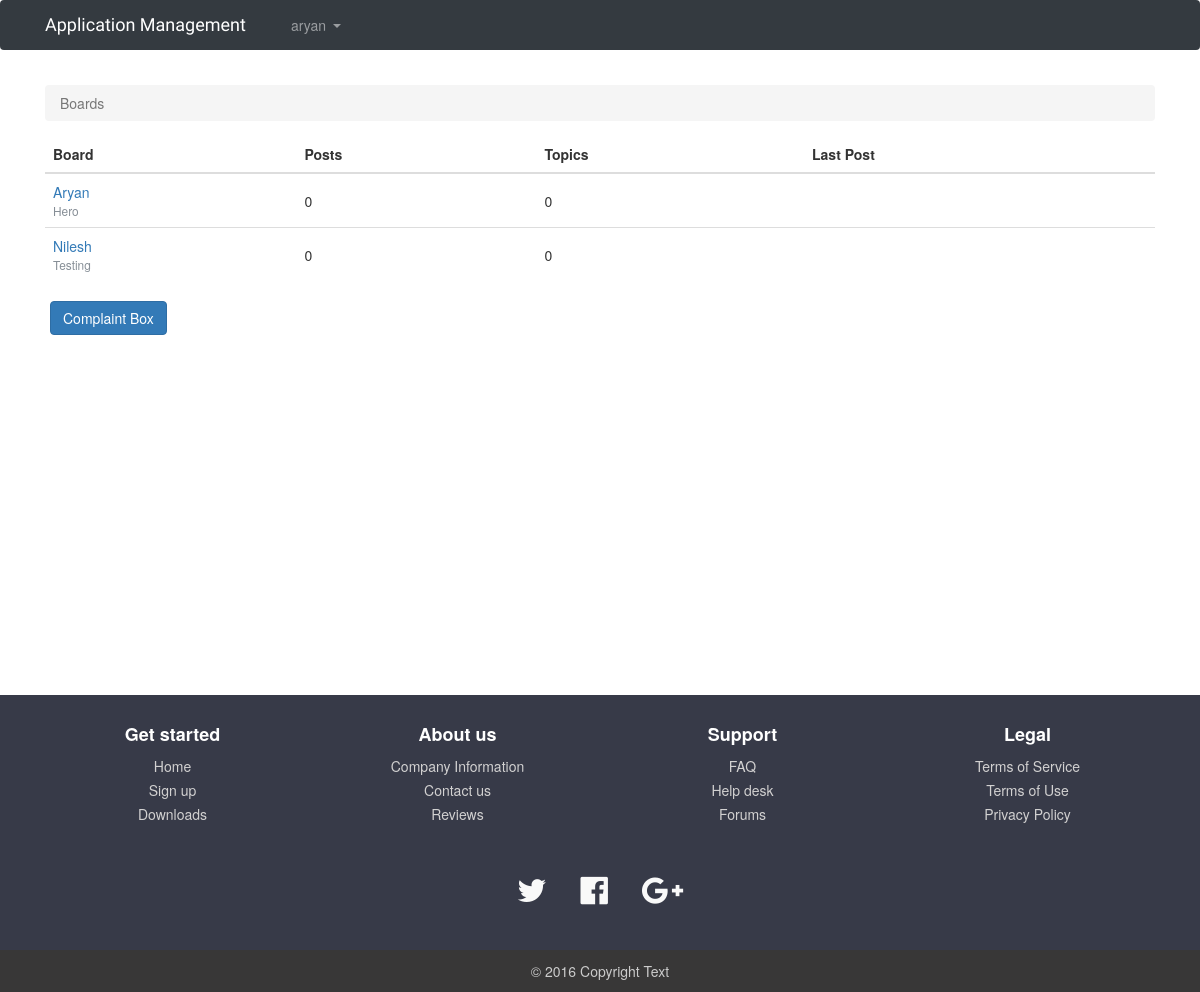
The app's page / (signed in) with its own data.
### boards/models.py (models this page shows, shortened)
class Board(models.Model):
    name = models.CharField(max_length=30, unique=True)
    description = models.CharField(max_length=100)

### boards/views.py (the view)
# urls.py: 2. Add a URL to urlpatterns:  path('', views.home, name='home')
def home(request):
    boards = Board.objects.all()
    return render(request, 'home.html', {'boards': boards})

### boards/templates/home.html
{% extends 'base.html' %}
{% block breadcrumb %}
  <li class="breadcrumb-item active">Boards</li>
{% endblock %}
   {% block complaint %}
       <a href="{% url 'addComplaint' %}" class="btn btn-primary ml-2">Complaint Box</a>
            {% endblock %}
{% block content %}
  <table class="table">
    <thead class="thead-inverse">
      <tr>
        <th>Board</th>
        <th>Posts</th>
        <th>Topics</th>
        <th>Last Post</th>
      </tr>
    </thead>
    <tbody>
      {% for board in boards %}
        <tr>
          <td>
            <a href="{% url 'board_topics' board.pk %}">{{ board.name }}</a>
            <small class="text-muted d-block">{{ board.description }}</small>
          </td>
          <td class="align-middle">0</td>
          <td class="align-middle">0</td>
          <td></td>
        </tr>
      {% endfor %}
    </tbody>
  </table>
{% endblock %}

### boards/templates/base.html (shortened to what this page needs)
{% load static %}<!DOCTYPE html>
<html>
  <head>
    <link rel="stylesheet" href="{% static 'css/bootstrap.min.css' %}">
    <link rel="stylesheet" href="{% static 'css/Footer-with-social-icons.css' %}">
    <link rel="stylesheet" href="http://cdnjs.cloudflare.com/ajax/libs/font-awesome/4.6.3/css/font-awesome.min.css">
    <link rel="stylesheet" href="http://maxcdn.bootstrapcdn.com/bootstrap/3.3.7/css/bootstrap.min.css">
    <link rel="stylesheet" href="{% static 'css/app.css' %}">
  </head>
  <body>
    {% block body %}
  <nav class="navbar navbar-expand-sm navbar-dark bg-dark">
  <div class="container">
    <a class="navbar-brand" href="{% url 'home' %}">Application Management</a>
    <div class="collapse navbar-collapse" id="mainMenu">
      {% if user.is_authenticated %}
        <ul class="navbar-nav ml-auto">
          <li class="nav-item dropdown">
            <a class="nav-link dropdown-toggle" href="#" id="userMenu" data-toggle="dropdown" aria-haspopup="true" aria-expanded="false">
              {{ user.username }}
            </a>
          </li>
        </ul>
      {% else %}
        <form class="form-inline ml-auto">
          <a href="{% url 'login' %}" class="btn btn-outline-secondary">Log in</a>
          <a href="{% url 'signup' %}" class="btn btn-primary ml-2">Sign up</a>
        </form>
      {% endif %}
    </div>
  </div>
</nav>
{% if user.is_authenticated %}
<div class="container">
            <ol class="breadcrumb my-4">
              {% block breadcrumb %}
              {% endblock %}
            </ol>
            {% block content %}
            {% endblock %}
            {% block complaint %}
            {% endblock %}
          </div>
        {% endif %}
        <br/>
        <br/>
        <br/>
        <br/>
        <br/>
        <br/>
        <br/>
        <br/>
        <br/>
        <br/>
        <br/>
        <br/>
        <br/>
        <br/>
        <br/>
        <br/>
        <br/>
        <br/>
        <footer id="myFooter">
        <div class="container">
            <div class="row">
                <div class="col-sm-3 myCols">
                    <h5>Get started</h5>
                    <ul>
                        <li><a href="#">Home</a></li>
                        <li><a href="#">Sign up</a></li>
                        <li><a href="#">Downloads</a></li>
                    </ul>
                </div>
                <div class="col-sm-3 myCols">
                    <h5>About us</h5>
                    <ul>
                        <li><a href="#">Company Information</a></li>
                        <li><a href="#">Contact us</a></li>
                        <li><a href="#">Reviews</a></li>
                    </ul>
                </div>
                <div class="col-sm-3 myCols">
                    <h5>Support</h5>
                    <ul>
                        <li><a href="#">FAQ</a></li>
                        <li><a href="#">Help desk</a></li>
                        <li><a href="#">Forums</a></li>
                    </ul>
                </div>
                <div class="col-sm-3 myCols">
                    <h5>Legal</h5>
                    <ul>
                        <li><a href="#">Terms of Service</a></li>
                        <li><a href="#">Terms of Use</a></li>
                        <li><a href="#">Privacy Policy</a></li>
                    </ul>
                </div>
            </div>
        </div>
        <div class="social-networks">
            <a href="#" class="twitter"><i class="fa fa-twitter"></i></a>
            <a href="#" class="facebook"><i class="fa fa-facebook-official"></i></a>
            <a href="#" class="google"><i class="fa fa-google-plus"></i></a>
        </div>
        <div class="footer-copyright">
            <p>© 2016 Copyright Text </p>
        </div>
    </footer>
    {% endblock body %}
  </body>
</html>

### boards/static/css/app.css (style rules this page uses)
.navbar-brand { font-family: 'Peralta', cursive; }

### records on screen
Board: name "Aryan", description "Hero"
Board: name "Nilesh", description "Testing"

### other values on screen
{{ user.username }} "aryan"
